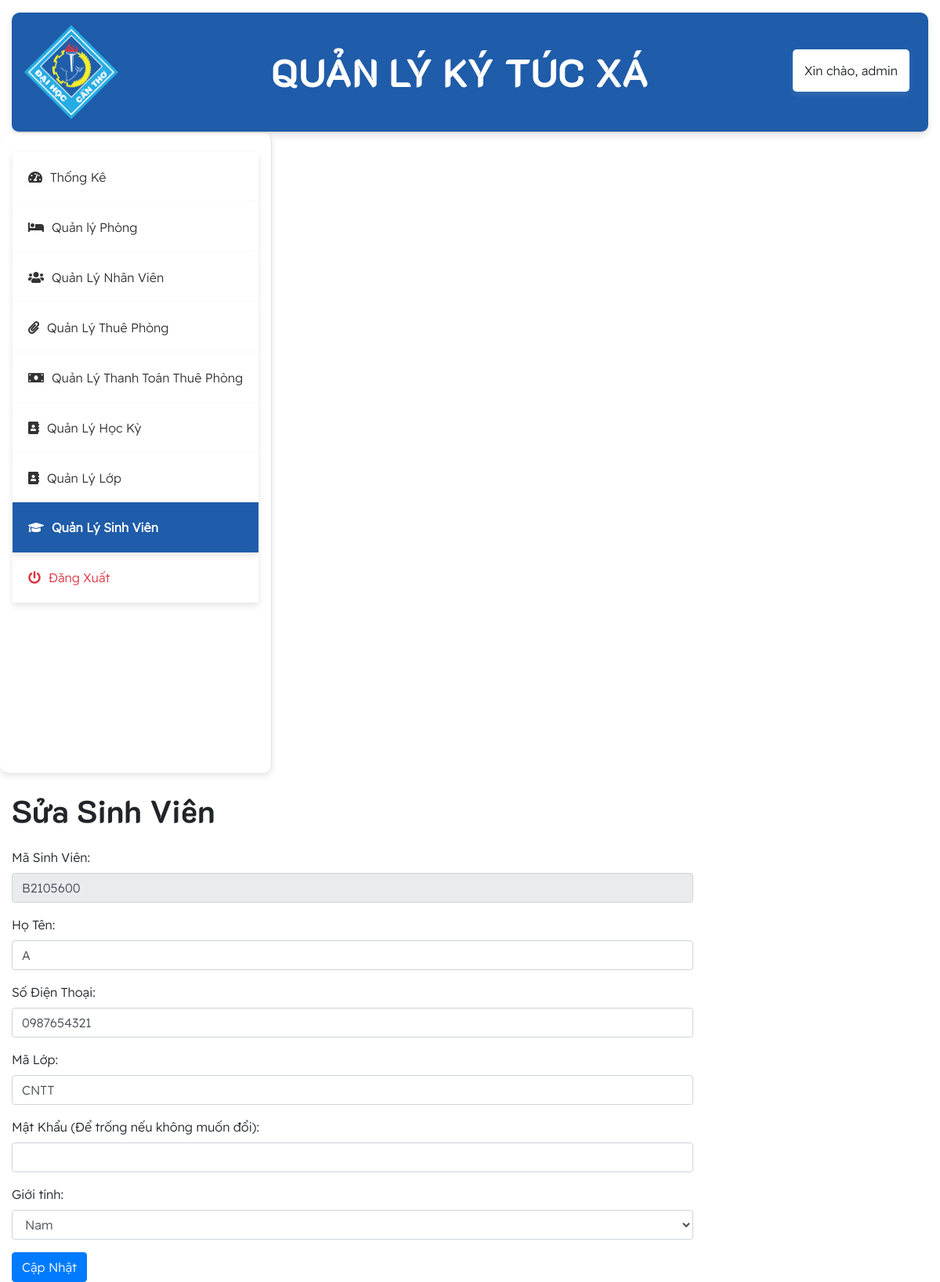
The app's page /sinhvien/edit/B2105600 (signed in) with its own data.
### tables this page shows
CREATE TABLE `sinhvien` (
  `ma_sinh_vien` varchar(8) NOT NULL,
  `ho_ten` varchar(100) DEFAULT NULL,
  `gioi_tinh` varchar(3) DEFAULT NULL,
  `so_dien_thoai` varchar(15) DEFAULT NULL,
  `ma_lop` varchar(10) DEFAULT NULL,
  `password` varchar(255) DEFAULT NULL,
  `notification` varchar(255) DEFAULT '',
  PRIMARY KEY (`ma_sinh_vien`),
  KEY `ma_lop` (`ma_lop`),
  CONSTRAINT `sinhvien_ibfk_1` FOREIGN KEY (`ma_lop`) REFERENCES `lop` (`ma_lop`)
);

### app/controllers/SinhVienController.php (called while the page is built, shortened)
<?php
class SinhVienController
{
    private $sinhVienModel;
    public function __construct(PDO $pdo)
    {
        $this->sinhVienModel = new SinhVien($pdo);
    }
    public function edit($id)
    {
        $sinhVien = $this->sinhVienModel->find($id);
        include '../app/views/sinhvien/edit.php';
    }
}

### app/models/SinhVien.php (called while the page is built, shortened)
<?php
class SinhVien
{
    public ?PDO $db;
    public function __construct(?PDO $pdo)
    {
        $this->db = $pdo;
    }
    public function find($ma_sinh_vien): ?SinhVien
    {
        $statement = $this->db->prepare('SELECT * FROM SinhVien WHERE ma_sinh_vien = :ma_sinh_vien');
        $statement->execute(['ma_sinh_vien' => $ma_sinh_vien]);
        if ($row = $statement->fetch()) {
            return $this->fillFromDB($row);
        }
        return null;
    }
    protected function fillFromDB(array $row): SinhVien
    {
        return $this;
    }
}

### app/views/SinhVien/edit.php (the view, shortened to what this page needs)
<!DOCTYPE html>
<html lang="en">
<head>
    <link href="https://stackpath.bootstrapcdn.com/bootstrap/4.5.2/css/bootstrap.min.css" rel="stylesheet">
    <link rel="stylesheet" href="https://cdnjs.cloudflare.com/ajax/libs/font-awesome/5.15.4/css/all.min.css">
    <link rel="stylesheet" type="text/css" href="../../style.css">
</head>
<body>
    <div class="container-fluid mt-3">
        <div class="row">
            <div class="col-md-12">
                <?php include '../app/views/header.php'; ?>
            </div>
        </div>
        <div class="row">
            <div>
                <?php include '../app/views/nav.php'; ?>
            </div>
            <div class="col-md-9">
                <div class="content mt-4">
                    <h1 class="mb-4">Sửa Sinh Viên</h1>
                    <form method="POST" class="form">
                        <div class="form-group">
                            <label for="ma_sinh_vien">Mã Sinh Viên:</label>
                            <input type="text" name="ma_sinh_vien" id="ma_sinh_vien" class="form-control"
                                value="<?= htmlspecialchars($sinhVien->ma_sinh_vien) ?>" readonly>
                        </div>
                        <div class="form-group">
                            <label for="ho_ten">Họ Tên:</label>
                            <input type="text" name="ho_ten" id="ho_ten" class="form-control"
                                value="<?= htmlspecialchars($sinhVien->ho_ten) ?>" required>
                        </div>
                        <div class="form-group">
                            <label for="so_dien_thoai">Số Điện Thoại:</label>
                            <input type="text" name="so_dien_thoai" id="so_dien_thoai" class="form-control"
                                value="<?= htmlspecialchars($sinhVien->so_dien_thoai) ?>" required>
                        </div>
                        <div class="form-group">
                            <label for="ma_lop">Mã Lớp:</label>
                            <input type="text" name="ma_lop" id="ma_lop" class="form-control"
                                value="<?= htmlspecialchars($sinhVien->ma_lop) ?>" required>
                        </div>
                        <div class="form-group">
                            <label for="password">Mật Khẩu (Để trống nếu không muốn đổi):</label>
                            <input type="password" name="password" id="password" class="form-control">
                        </div>
                        <div class="form-group">
                            <label for="gioi_tinh">Giới tính:</label>
                            <select name="gioi_tinh" id="gioi_tinh" class="form-control" required>
                                <option value="nam" <?= $sinhVien->gioi_tinh === 'nam' ? 'selected' : '' ?>>Nam</option>
                            </select>
                        </div>
                        <button type="submit" class="btn btn-primary">Cập Nhật</button>
                    </form>
                </div>
            </div>
        </div>
    </div>
</body>
</html>

### public/style.css (style rules this page uses)
:root { --main-bg-color: #009d63; --main-text-color: #009d63; --second-text-color: #bbbec5; --second-bg-color: #c1efde; }
h1 { font-family: 'CustomFont', sans-serif; }
body { font-family: 'CustomFont1', sans-serif; }

### records on screen
sinhvien: ma_sinh_vien "B2105600", ho_ten "A", so_dien_thoai "0987654321", ma_lop "CNTT", gioi_tinh "Nam"

### other values on screen
$_SESSION['ho_ten'] "admin"
